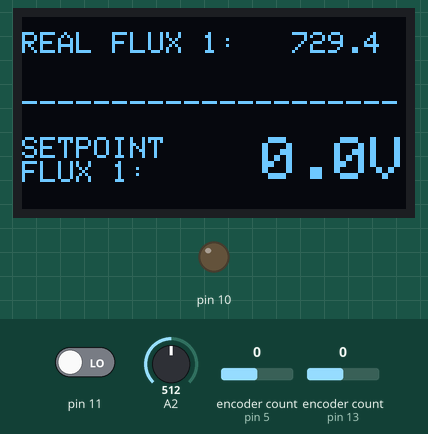
Simulated run of this sketch. Board: Arduino Uno, built with avr-gcc and run on an emulated ATmega328P. On the bench: 128×64 one-colour display, output pins drawn as LEDs (lit = HIGH). Inputs (shaded band) come from the test bench; at power-on: pin 11 LOW, encoder count (sensors on pin 5, pin 13) 0, A2 = 512.

Above: at 1.2 s.
1.3 s: pin 11 driven HIGH
At 1.9 s:
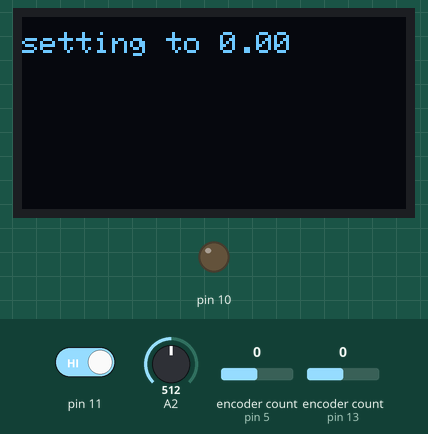
3.0 s: encoder count (sensor on pin 5) set to 1
At 4.2 s:
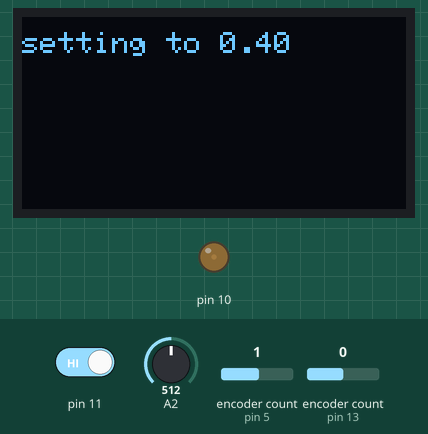
4.5 s: encoder count (sensor on pin 5) set to 5
At 5.4 s:
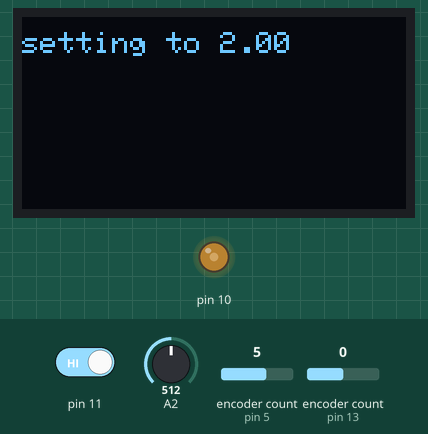
6.0 s: encoder count (sensor on pin 5) set to 9
At 6.5 s:
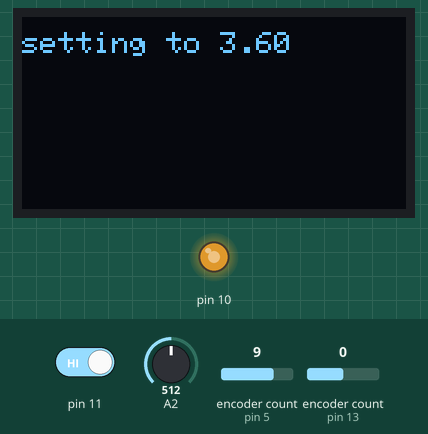
7.5 s: encoder count (sensor on pin 5) set to 10
At 8.7 s:
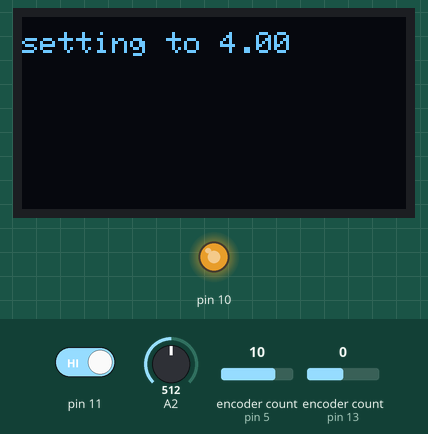
9.0 s: pin 11 driven LOW
At 10.2 s:
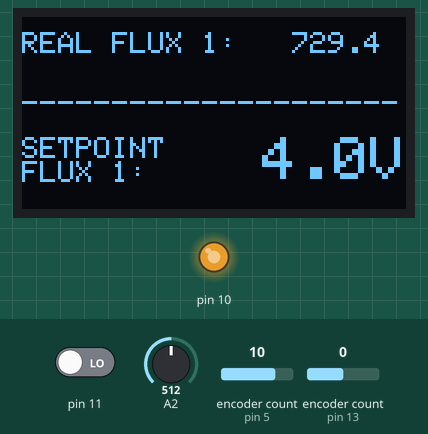
Timing chart, 0 to 11.5 s (numbered marks = the images above; inputs shaded):
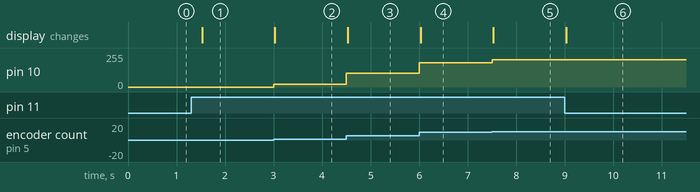

The sketch:

MFC_Controller.ino
```cpp
/**************************************************************************
Low Cost Mass Flow Controller - November 2020
 **************************************************************************/
#include <Adafruit_SSD1306.h>
#include <Wire.h>
#include <Encoder.h>

#define SCREEN_WIDTH 128 // OLED display width, in pixels
#define SCREEN_HEIGHT 64 // OLED display height, in pixels

// Declaration for an SSD1306 display connected to I2C (SDA, SCL pins)
#define OLED_RESET     4 // Reset pin # (or -1 if sharing Arduino reset pin)
Adafruit_SSD1306 display(SCREEN_WIDTH, SCREEN_HEIGHT, &Wire, OLED_RESET);

//Rotary Encoder
Encoder encoder1(5, 6);
Encoder encoder2(13, 12);

double factorgas1;
double factorgas2;


double flow1;
double flow2;

bool page1 = true;

void setup() {
  // put your setup code here, to run once:
  pinMode(11, INPUT);
  pinMode(8, INPUT);
  analogWrite(10, 0);
  // SSD1306_SWITCHCAPVCC = generate display voltage from 3.3V internally
  if(!display.begin(SSD1306_SWITCHCAPVCC, 0x3C)) { // Address 0x3D for 128x64
    Serial.println(F("SSD1306 allocation failed"));
    for(;;); // Don't proceed, loop forever
  }

  //Define the gas factor and MFC flow capabilities
  factorgas1 = 1.4573 * 1000.0000;
  factorgas2 = 1.4573 * 200.0000;
}

bool buttonPressed = false;

int potval1;
long oldPosition = -999;
long lastUpdateMillis = 0;

long oldPosition2 = -999;
long lastUpdateMillis2 = 0;

double sp1 = 0;
double sp2 = 0;

void loop() {
  // main code here, to run repeatedly:
   flow1 = analogRead(A2) * factorgas1 / 1023.0;
   potval1 = sp1 / factorgas1;

  // flow2 = analogRead(A3) * factorgas2 / 1023.0;
   maintainDisplay();
   maintainRotaryEncoder();
   maintainRotaryEncoder2();

  // Checks if the button is pressed down to change setpoint 2.
  if (digitalRead(11) == HIGH ){
    buttonPressed = true;
  }
  else{
    buttonPressed = false;
  }

}

//Maintains the display - by not calling delay() allows multiple tasks to take place at once
void maintainDisplay()
{
  static  const unsigned long REFRESH_INTERVAL = 500; // ms
  static unsigned long lastRefreshTime = 0;

  static const unsigned long REFRESH_INTERVAL_PAGE = 4000; // ms
  static unsigned long lastRefreshTimePage = 0;

  if(millis() - lastRefreshTimePage >= REFRESH_INTERVAL_PAGE)
  {
    lastRefreshTimePage += REFRESH_INTERVAL_PAGE;
   // page1 = !page1;

  }

  if(millis() - lastRefreshTime >= REFRESH_INTERVAL)
  {
    lastRefreshTime += REFRESH_INTERVAL;


   // if (STATE != 0  || initialRefresh == false) {
                refreshDisplay();
              // initialRefresh = true;
  //  }
  }


}


void maintainRotaryEncoder(){
  long newPosition = encoder1.read();

  if (newPosition != oldPosition){
    oldPosition = newPosition;

    sp1 += newPosition * 0.1;

    if (sp1 < 0) {
      sp1 = 0;
    }

    if (sp1 > 5) {
      sp1 = 5;
    }

     refreshDisplay();
  }
  // software debounce
  if (millis() - lastUpdateMillis > 50){
    lastUpdateMillis = millis();
    encoder1.write(0);
  }
}

void maintainRotaryEncoder2(){
  long newPosition2 = encoder2.read();

  if (newPosition2 != oldPosition2){

    oldPosition2 = newPosition2;

    sp2 += newPosition2 * 0.1;

    if (sp2 < 0) {
      sp2 = 0;
    }


    if (sp2 > 5) {
      sp2 = 5;
    }

    refreshDisplay();
  }
  // software debounce
  if (millis() - lastUpdateMillis > 50){
    lastUpdateMillis = millis();
    encoder1.write(0);
  }
}

//Refreshes the display with the current rate.
void refreshDisplay(void)
{

  display.clearDisplay();
  display.setCursor(0,5);
  display.setTextSize(1);
  display.setTextColor(SSD1306_WHITE);

  if (buttonPressed)
  {
    display.setTextSize(1);
    display.print("setting to ");
    display.print(sp1);
    analogWrite(10, 255*(sp1/5)); //Analog Write is HIGH (5V) at 255, and LOW (0V) 100% of the time at 0
  }
  else {
    display.setCursor(0, 25);
    display.setTextSize(1);
    display.print("---------------------");
    display.setTextSize(1);

    display.setCursor(0,5);
    display.print("REAL FLUX 1:   ");
    display.print(flow1, 1);

    display.setCursor(0,40);
    display.println("SETPOINT");
    display.print("FLUX 1:");
    display.setTextSize(2);

    display.setCursor(80,40);
    display.print(sp1, 1);
    display.print("V");
    display.setTextSize(1);
  }
  display.display();
}
```

Measured:
- after the input at 1.3 s, the display: changes after 0.23 s (image 1)
- after the input at 3.0 s, pin 10: 0/255 → 20/255 at once; the display: changes at once (image 2)
- after the input at 4.5 s, pin 10: 20/255 → 102/255 at once; the display: changes at once (image 3)
- after the input at 6.0 s, pin 10: 102/255 → 183/255 at once; the display: changes at once (image 4)
- after the input at 7.5 s, pin 10: 183/255 → 204/255 at once; the display: changes at once (image 5)
- after the input at 9.0 s, the display: changes at once (image 6)
